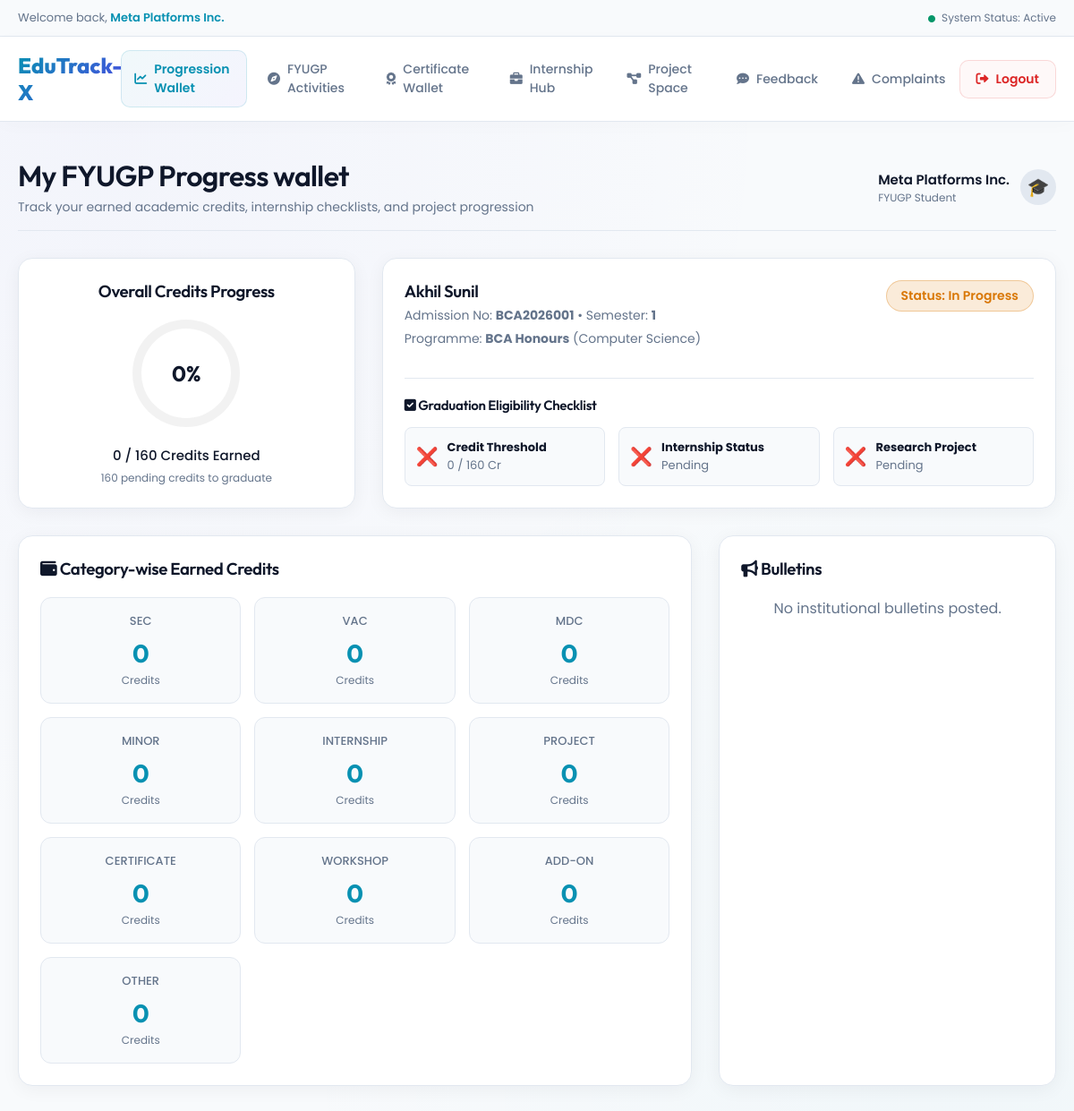
Screenshot of /Student/Dashboard/ (signed in) with the database file from the repository.
### Guest/models.py (models this page shows)
class tbl_student(models.Model):
    student_id = models.AutoField(primary_key=True)
    programme = models.ForeignKey(tbl_programme, on_delete=models.CASCADE)
    student_name = models.CharField(max_length=100)
    student_gender = models.CharField(max_length=20)
    student_dob = models.DateField()
    student_email = models.EmailField(max_length=100, unique=True)
    student_contact = models.CharField(max_length=20)
    student_address = models.TextField()
    student_admissionno = models.CharField(max_length=50, unique=True)
    student_semester = models.IntegerField(default=1)
    student_photo = models.FileField(upload_to='Assets/StudentDocs/', null=True, blank=True)
    student_password = models.CharField(max_length=60)
    student_status = models.IntegerField(default=0) # 0 = Pending, 1 = Active/Approved, 2 = Rejected
    student_date = models.DateField(auto_now_add=True)

### Administrator/models.py (models this page shows)
class tbl_programme(models.Model):
    programme_id = models.AutoField(primary_key=True)
    department = models.ForeignKey(tbl_department, on_delete=models.CASCADE)
    programme_name = models.CharField(max_length=100)
    programme_duration = models.IntegerField() # Duration in Semesters (e.g. 8)
    programme_totalcredit = models.IntegerField() # Total credits required (e.g. 160)
    programme_status = models.IntegerField(default=1) # 1 = Active, 0 = Inactive

class tbl_department(models.Model):
    department_id = models.AutoField(primary_key=True)
    department_name = models.CharField(max_length=100)
    department_status = models.IntegerField(default=1) # 1 = Active, 0 = Inactive

### Student/views.py (the view)
# urls.py: path('Dashboard/', views.Dashboard, name='Dashboard'),
def Dashboard(request):
    student = get_student(request)
    if not student:
        return redirect('Guest:Login')
    prog = check_progression_eligibility(student)
    notifications = tbl_notification.objects.filter(
        Q(notification_role='Student') | Q(notification_role='All')
    ).order_by('-notification_date')[:5]
    context = {
        'student': student,
        'prog': prog,
        'notifications': notifications
    }
    return render(request, 'Student/Dashboard.html', context)

### Student/credits.py (called while the page is built, shortened)
def update_student_credits(student):
    activities_done = tbl_activityregistration.objects.filter(
        student=student,
        activityregistration_status=1,       # Approved
        activityregistration_completionstatus=1 # Completed
    )
    certs_done = tbl_certificate.objects.filter(
        student=student,
        certificate_status=1 # Approved
    )
    internships_done = tbl_internshipreport.objects.filter(
        internship__student=student,
        internshipreport_status=1 # Approved
    )
    projects_done = tbl_project.objects.filter(
        student=student,
        project_status=4 # Approved/Completed
    )

### Student/views.py (called while the page is built)
def get_student(request):
    if 'sid' not in request.session:
        return None
    return tbl_student.objects.filter(student_id=request.session['sid']).first()

### Student/Templates/Student/Dashboard.html (shortened to what this page needs)
{% extends 'Student/StudentBase.html' %}
{% block header_title %}My FYUGP Progress wallet{% endblock %}
{% block header_subtitle %}Track your earned academic credits, internship checklists, and project progression{% endblock %}
{% block active_dashboard %}active{% endblock %}
{% block content %}
<div style="display: grid; grid-template-columns: 1fr 2fr; gap: 30px; margin-bottom: 30px;">
    <div class="glass-card" style="display: flex; flex-direction: column; align-items: center; justify-content: center; gap: 20px; text-align: center;">
        <h3 style="font-family: var(--font-outfit);">Overall Credits Progress</h3>
        <div class="circular-progress" style="--percent: {{ prog.credit_summary.progress_percentage }};">
            <span class="circular-progress-val">{{ prog.credit_summary.progress_percentage }}%</span>
        </div>
        <div>
            <p style="font-size: 15px; font-weight: 500;">{{ prog.credit_summary.earned_total }} / {{ prog.credit_summary.required_total }} Credits Earned</p>
            <p style="font-size: 12px; color: var(--text-muted); margin-top: 5px;">{{ prog.credit_summary.pending_total }} pending credits to graduate</p>
        </div>
    </div>
    <div class="glass-card" style="display: flex; flex-direction: column; justify-content: space-between; gap: 20px;">
        <div style="display: flex; justify-content: space-between; align-items: flex-start;">
            <div>
                <h3>{{ student.student_name }}</h3>
                <p style="color: var(--text-muted); font-size: 14px; margin-top: 5px;">
                    Admission No: <strong>{{ student.student_admissionno }}</strong> • Semester: <strong>{{ student.student_semester }}</strong>
                </p>
                <p style="color: var(--text-muted); font-size: 14px; margin-top: 5px;">
                    Programme: <strong>{{ student.programme.programme_name }}</strong> ({{ student.programme.department.department_name }})
                </p>
            </div>
            <span class="badge {% if prog.is_eligible_graduation %}badge-success{% else %}badge-pending{% endif %}" style="font-size: 14px; padding: 6px 16px;">
                Status: {{ prog.status_text }}
            </span>
        </div>
        <div style="border-top: 1px solid var(--border-color); padding-top: 20px;">
            <h4 style="font-size: 15px; margin-bottom: 15px;"><i class="fa-solid fa-square-check"></i> Graduation Eligibility Checklist</h4>
            <div style="display: grid; grid-template-columns: 1fr 1fr 1fr; gap: 15px;">
                <div style="background: #f8fafc; border: 1px solid var(--border-color); border-radius: 8px; padding: 12px; display: flex; align-items: center; gap: 10px;">
                    <span style="font-size: 20px;">{% if prog.credits_met %}✅{% else %}❌{% endif %}</span>
                    <div style="font-size: 13px;">
                        <strong style="display: block;">Credit Threshold</strong>
                        <span style="color: var(--text-muted);">{{ prog.credit_summary.earned_total }} / {{ prog.credit_summary.required_total }} Cr</span>
                    </div>
                </div>
                <div style="background: #f8fafc; border: 1px solid var(--border-color); border-radius: 8px; padding: 12px; display: flex; align-items: center; gap: 10px;">
                    <span style="font-size: 20px;">{% if prog.has_internship %}✅{% else %}❌{% endif %}</span>
                    <div style="font-size: 13px;">
                        <strong style="display: block;">Internship Status</strong>
                        <span style="color: var(--text-muted);">{% if prog.has_internship %}Completed{% else %}Pending{% endif %}</span>
                    </div>
                </div>
                <div style="background: #f8fafc; border: 1px solid var(--border-color); border-radius: 8px; padding: 12px; display: flex; align-items: center; gap: 10px;">
                    <span style="font-size: 20px;">{% if prog.has_project %}✅{% else %}❌{% endif %}</span>
                    <div style="font-size: 13px;">
                        <strong style="display: block;">Research Project</strong>
                        <span style="color: var(--text-muted);">{% if prog.has_project %}Approved{% else %}Pending{% endif %}</span>
                    </div>
                </div>
            </div>
        </div>
    </div>
</div>
<div style="display: grid; grid-template-columns: 2fr 1fr; gap: 30px;">
    <div class="glass-card">
        <h3 style="margin-bottom: 20px;"><i class="fa-solid fa-wallet"></i> Category-wise Earned Credits</h3>
        <div style="display: grid; grid-template-columns: repeat(auto-fit, minmax(180px, 1fr)); gap: 15px;">
            {% for cat, val in prog.credit_summary.categories.items %}
            <div style="background: #f8fafc; border: 1px solid var(--border-color); border-radius: 12px; padding: 16px; text-align: center;">
                <span style="font-size: 13px; color: var(--text-muted); text-transform: uppercase; font-weight: 500; display: block; margin-bottom: 8px;">{{ cat }}</span>
                <span style="font-family: var(--font-outfit); font-size: 28px; font-weight: 700; color: var(--primary);">{{ val }}</span>
                <span style="font-size: 12px; color: var(--text-muted); display: block; margin-top: 4px;">Credits</span>
            </div>
            {% endfor %}
        </div>
    </div>
    <div class="glass-card">
        <h3 style="margin-bottom: 20px;"><i class="fa-solid fa-bullhorn"></i> Bulletins</h3>
        {% if notifications %}
        <div style="display: flex; flex-direction: column; gap: 15px;">
            {% for note in notifications %}
            <div style="background: #f8fafc; border: 1px solid var(--border-color); border-radius: 8px; padding: 15px;">
                <h4 style="font-size: 14px; color: var(--primary); margin-bottom: 5px;">{{ note.notification_title }}</h4>
                <p style="font-size: 13px; color: var(--text-muted); line-height: 1.4;">{{ note.notification_content }}</p>
                <span style="font-size: 11px; color: var(--text-muted); display: block; margin-top: 10px; text-align: right;">{{ note.notification_date }}</span>
            </div>
            {% endfor %}
        </div>
        {% else %}
        <p style="color: var(--text-muted); text-align: center; margin-top: 20px;">No institutional bulletins posted.</p>
        {% endif %}
    </div>
</div>
{% endblock %}

### static/css/style.css (style rules this page uses)
:root { --bg-dark: #f8fafc; --bg-surface: #ffffff; --border-color: #e2e8f0; --primary: #0891b2; --primary-glow: rgba(8, 145, 178, 0.08); --secondary: #4f46e5; --secondary-glow: rgba(79, 70, 229, 0.08); --accent: #9333ea; --success: #059669; --success-glow: rgba(5, 150, 105, 0.08); --warning: #d97706; --danger: #dc2626; --text-main: #0f172a; --text-muted: #64748b; --font-outfit: 'Outfit', sans-serif; --font-inter: 'Inter', sans-serif; --font-poppins: 'Poppins', sans-serif; --transition-smooth: all 0.3s cubic-bezier(0.4, 0, 0.2, 1); }
* { box-sizing: border-box; margin: 0; padding: 0; }
body { background-color: var(--bg-dark); background-image: radial-gradient(at 10% 10%, rgba(79, 70, 229, 0.03) 0px, transparent 50%), radial-gradient(at 90% 90%, rgba(8, 145, 178, 0.03) 0px, transparent 50%); background-attachment: fixed; color: var(--text-main); font-family: var(--font-poppins); min-height: 100vh; display: flex; flex-direction: column; overflow-x: hidden; }
h1, h2, h3, h4, h5, h6 { font-family: var(--font-outfit); font-weight: 600; color: var(--text-main); letter-spacing: -0.02em; }
.glass-card { background: var(--bg-surface); border: 1px solid var(--border-color); border-radius: 16px; padding: 24px; box-shadow: 0 4px 20px 0 rgba(15, 23, 42, 0.05); transition: var(--transition-smooth); }
.badge { display: inline-flex; padding: 4px 10px; border-radius: 9999px; font-size: 12px; font-weight: 600; }
.badge-pending { background: rgba(217, 119, 6, 0.15); color: var(--warning); border: 1px solid rgba(217, 119, 6, 0.3); }
.circular-progress { position: relative; width: 120px; height: 120px; border-radius: 50%; background: conic-gradient(var(--primary) calc(var(--percent) * 1%), rgba(0,0,0,0.05) 0); display: flex; align-items: center; justify-content: center; }
.circular-progress::before { content: ""; position: absolute; width: 100px; height: 100px; border-radius: 50%; background-color: var(--bg-surface); }
.circular-progress-val { position: relative; font-family: var(--font-outfit); font-size: 24px; font-weight: 700; color: var(--text-main); }

### rows the page displays
tbl_student: student_name "Akhil Sunil", student_admissionno "BCA2026001", student_semester "1", programme.programme_name "BCA Honours", programme.department.department_name "Computer Science"

### other values shown
{{ request.session.name }} "Meta Platforms Inc."
{{ prog.credit_summary.progress_percentage }} "0"
{{ prog.credit_summary.earned_total }} "0"
{{ prog.credit_summary.required_total }} "160"
{{ prog.credit_summary.pending_total }} "160"
{{ prog.status_text }} "In Progress"
{{ cat }} "SEC" "VAC" "MDC" "MINOR" "INTERNSHIP" "PROJECT" "CERTIFICATE" "WORKSHOP" "ADD-ON" "OTHER"
{{ val }} "0" "0" "0" "0" "0" "0" "0" "0" "0" "0"
